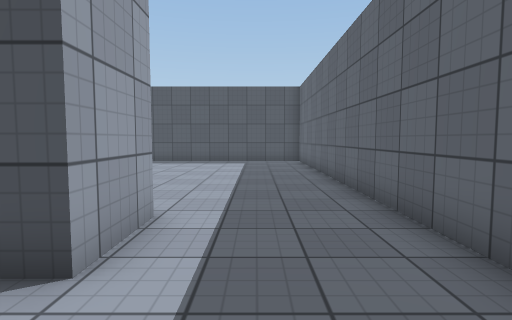
View 1 (above)

16 first-person views from a walk through a scene from a Unity 3-D project. The camera is 1.2 m above the floor, tilts 4° down and sees 80° across. The floor is counted in squares, 1 m on a side. Each view is taken from the middle of a square. On the plan, view 1 faces up. The plan holds only what a view shows up to about 13 squares ahead; the rest is blank. The place goes on beyond the plan. The player character is not drawn. Surface patterns are stand-ins for the level's own textures.

View 2
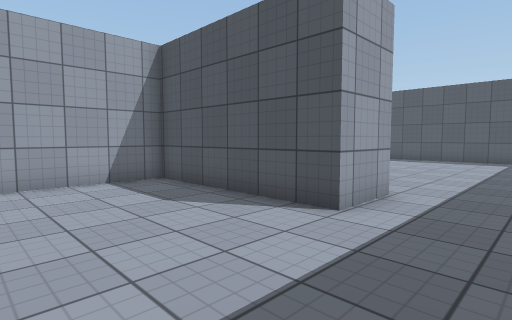

View 3
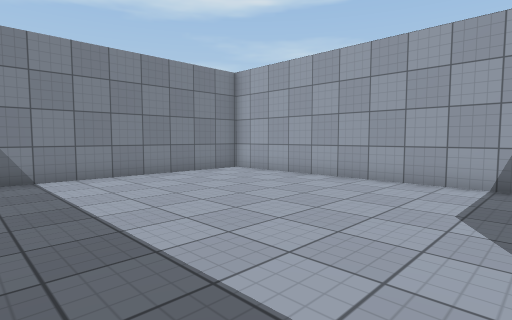

View 4
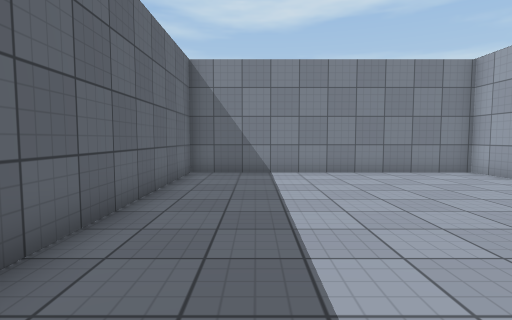

View 5
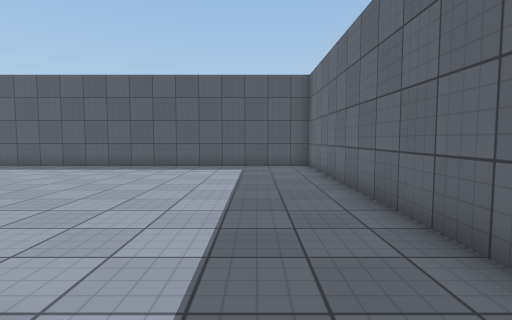

View 6
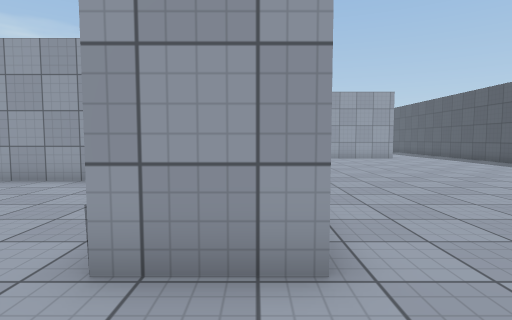

View 7
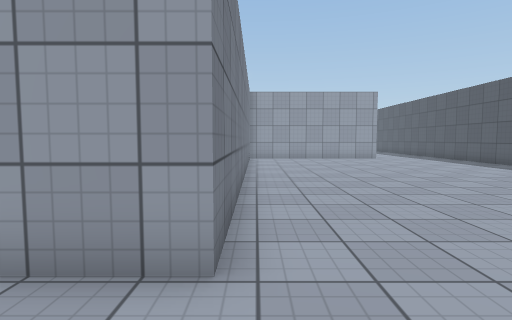

View 8
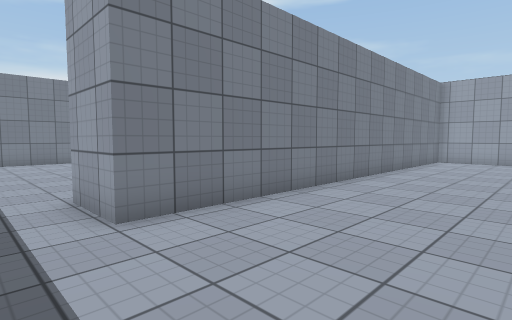

View 9
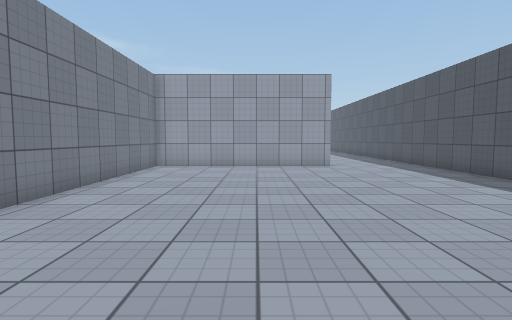

View 10
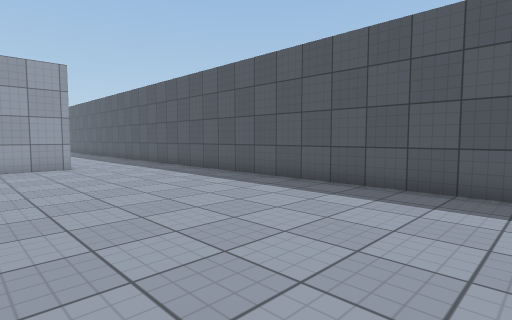

View 11
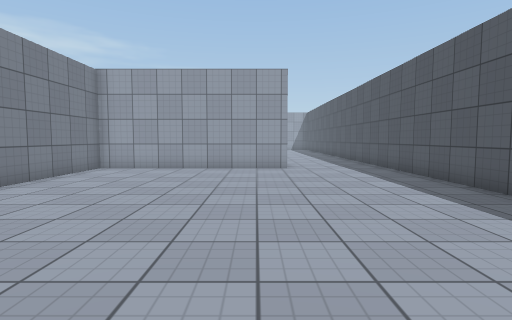

View 12
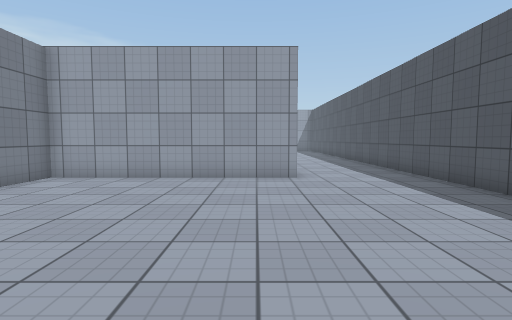

View 13
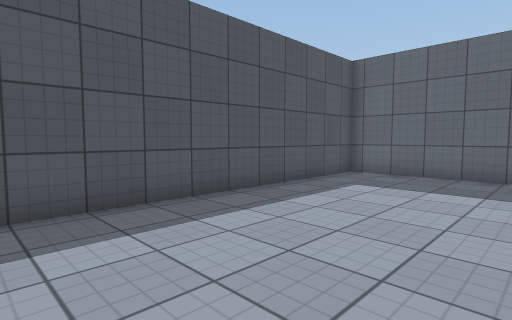

View 14
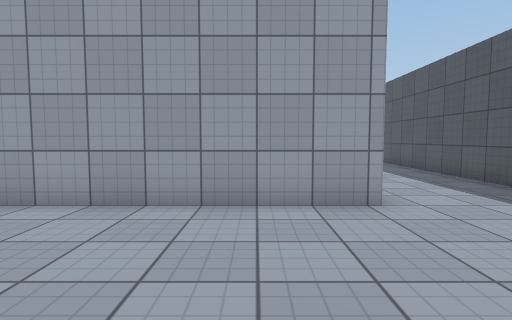

View 15
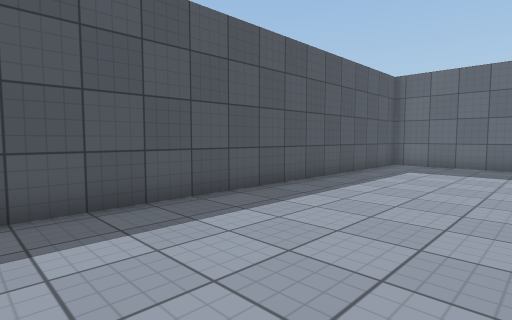

View 16
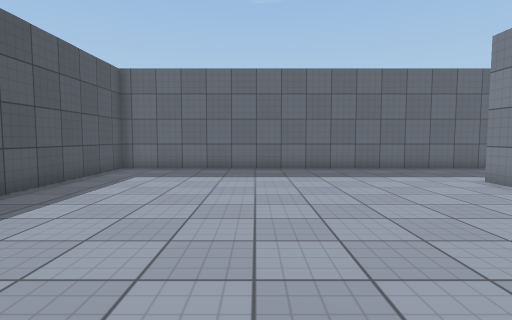

### Floor plan
Points are (right, up) in squares from view 1. A wall is a line through its corners. A room is listed if a view was taken in it or the views show most of it. See-through windows are left out.
Room 1 (views 1, 2, 3, 4, 5, 6, 7)
walls: (-1.6, 4.6) (-1.6, 2.6) (-7.7, 2.6) (-7.7, -7.8) (2.3, -7.8) (2.3, 5.4)
ways out: opening at (0, 6) to room 2
Room 2 (views 8, 9, 10, 11, 12, 13, 14, 15, 16)
walls: (-17.4, 12.4) (-17.4, 4.6) (-1.6, 4.6); (2.3, 5.4) (2.3, 16.4) (-21.5, 16.4)
ways out: opening at (0, 6) to room 1; opening at (-20.5, 12.5)

Positions as (right, up) in squares from view 1, and headings:
1: (0, 0), facing up
2: (1, -2), facing up-left
3: (1, 2), facing down-left
4: (0, 3), facing down
5: (0, 3), facing up
6: (1, 4), facing left
7: (1, 5), facing left
8: (0, 9), facing down-left
9: (-4, 9), facing left
10: (-4, 9), facing up-left
11: (-5, 11), facing left
12: (-8, 11), facing left
13: (-8, 11), facing up-right
14: (-12, 10), facing left
15: (-12, 11), facing up-right
16: (-10, 11), facing right
